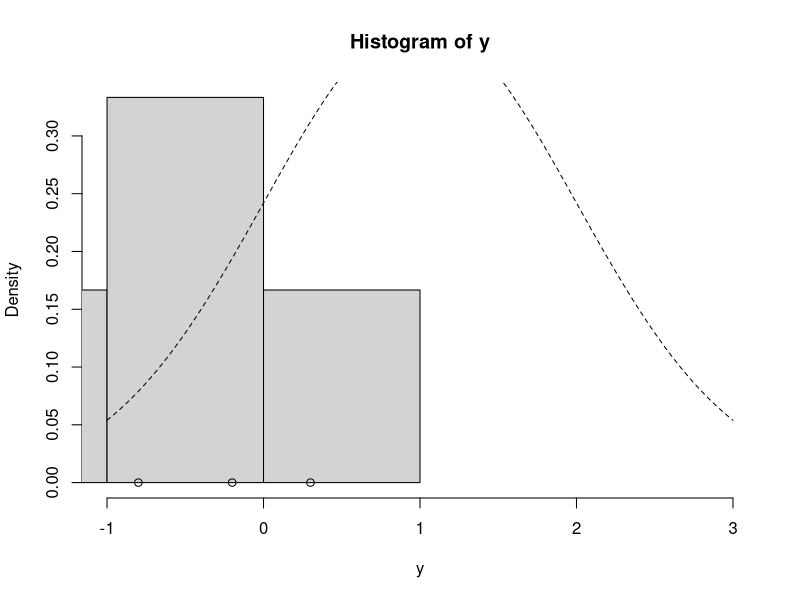
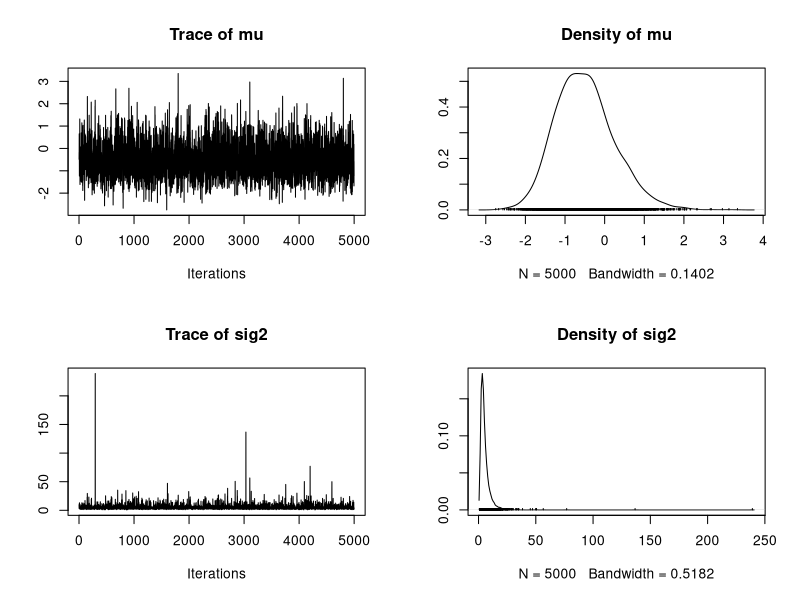

R code for these plots, in order:
update_mu = function(n, ybar, sig2, mu_0, sig2_0) {
  sig2_1 = 1.0 / (n / sig2 + 1.0 / sig2_0)
  mu_1 = sig2_1 * (n * ybar / sig2 + mu_0 / sig2_0)
  rnorm(n=1, mean=mu_1, sd=sqrt(sig2_1))
}

update_sig2 = function(n, y, mu, nu_0, beta_0) {
  nu_1 = nu_0 + n / 2.0
  sumsq = sum( (y - mu)^2 ) # vectorized
  beta_1 = beta_0 + sumsq / 2.0
  out_gamma = rgamma(n=1, shape=nu_1, rate=beta_1) # rate for gamma is shape for inv-gamma
  1.0 / out_gamma # reciprocal of a gamma random variable is distributed inv-gamma
}

gibbs = function(y, n_iter, init, prior) {
  ybar = mean(y)
  n = length(y)
  
  ## initialize
  mu_out = numeric(n_iter)
  sig2_out = numeric(n_iter)
  
  mu_now = init$mu
  
  ## Gibbs sampler
  for (i in 1:n_iter) {
    sig2_now = update_sig2(n=n, y=y, mu=mu_now, nu_0=prior$nu_0, beta_0=prior$beta_0)
    mu_now = update_mu(n=n, ybar=ybar, sig2=sig2_now, mu_0=prior$mu_0, sig2_0=prior$sig2_0)
    
    sig2_out[i] = sig2_now
    mu_out[i] = mu_now
  }
  
  cbind(mu=mu_out, sig2=sig2_out)
}

y = c(-0.2, -1.5, -5.3, 0.3, -0.8, -2.2)
ybar = mean(y)
n = length(y)

## prior
prior = list()
prior$mu_0 = 1.0
prior$sig2_0 = 1.0
prior$n_0 = 2.0 # prior effective sample size for sig2
prior$s2_0 = 1.0 # prior point estimate for sig2
prior$nu_0 = prior$n_0 / 2.0 # prior parameter for inverse-gamma
prior$beta_0 = prior$n_0 * prior$s2_0 / 2.0 # prior parameter for inverse-gamma

hist(y, freq=FALSE, xlim=c(-1.0, 3.0)) # histogram of the data
curve(dnorm(x=x, mean=prior$mu_0, sd=sqrt(prior$sig2_0)), lty=2, add=TRUE) # prior for mu
points(y, rep(0,n), pch=1) # individual data points
points(ybar, 0, pch=19) # sample mean

set.seed(5)

init = list()
init$mu = 0.0

post = gibbs(y=y, n_iter=5e3, init=init, prior=prior)

head(post)

library("coda")
plot(as.mcmc(post))

summary(as.mcmc(post))
